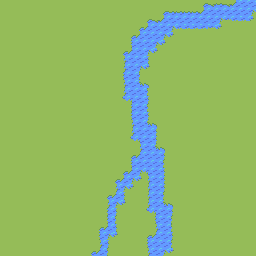

Below is a game level as drawn by its tile map, then a one-line description and the .tmx file that defines it, in full:
An orthogonal 32x32 tile map with 8x8 px tiles, 1 tile layer (Tile Layer 1).

<map version="1.0" tiledversion="2017.09.13" orientation="orthogonal" renderorder="right-down" width="32" height="32" tilewidth="8" tileheight="8" infinite="0" nextobjectid="1">
 <tileset firstgid="1" source="tilesheet_1.tsx" />
 <layer name="Tile Layer 1" width="32" height="32">
  <data encoding="csv">
69,69,69,69,69,69,69,69,69,69,69,69,69,69,69,69,69,69,69,69,69,69,69,69,69,193,139,194,139,140,258,258,
69,69,69,69,69,69,69,69,69,69,69,69,69,69,69,69,69,69,69,69,193,194,194,194,194,140,258,258,258,258,258,10,
69,69,69,69,69,69,69,69,69,69,69,69,69,69,69,69,69,69,193,139,140,258,258,258,258,258,258,10,11,322,322,323,
69,69,69,69,69,69,69,69,69,69,69,69,69,69,69,69,69,193,140,258,258,10,322,322,322,322,11,323,69,69,69,69,
69,69,69,69,69,69,69,69,69,69,69,69,69,69,69,69,193,140,258,258,10,323,69,69,69,69,69,69,69,69,69,69,
69,69,69,69,69,69,69,69,69,69,69,69,69,69,69,69,257,258,258,10,323,69,69,69,69,69,69,69,69,69,69,69,
69,69,69,69,69,69,69,69,69,69,69,69,69,69,69,193,140,258,10,323,69,69,69,69,69,69,69,69,69,69,69,69,
69,69,69,69,69,69,69,69,69,69,69,69,69,69,69,76,258,258,259,69,69,69,69,69,69,69,69,69,69,69,69,69,
69,69,69,69,69,69,69,69,69,69,69,69,69,69,69,76,258,10,323,69,69,69,69,69,69,69,69,69,69,69,69,69,
69,69,69,69,69,69,69,69,69,69,69,69,69,69,69,257,258,74,69,69,69,69,69,69,69,69,69,69,69,69,69,69,
69,69,69,69,69,69,69,69,69,69,69,69,69,69,69,76,258,138,195,69,69,69,69,69,69,69,69,69,69,69,69,69,
69,69,69,69,69,69,69,69,69,69,69,69,69,69,69,76,258,258,74,69,69,69,69,69,69,69,69,69,69,69,69,69,
69,69,69,69,69,69,69,69,69,69,69,69,69,69,69,321,12,258,259,69,69,69,69,69,69,69,69,69,69,69,69,69,
69,69,69,69,69,69,69,69,69,69,69,69,69,69,69,69,257,258,74,69,69,69,69,69,69,69,69,69,69,69,69,69,
69,69,69,69,69,69,69,69,69,69,69,69,69,69,69,69,257,258,259,69,69,69,69,69,69,69,69,69,69,69,69,69,
69,69,69,69,69,69,69,69,69,69,69,69,69,69,69,69,76,258,138,195,69,69,69,69,69,69,69,69,69,69,69,69,
69,69,69,69,69,69,69,69,69,69,69,69,69,69,69,69,76,258,258,259,69,69,69,69,69,69,69,69,69,69,69,69,
69,69,69,69,69,69,69,69,69,69,69,69,69,69,69,69,321,12,258,259,69,69,69,69,69,69,69,69,69,69,69,69,
69,69,69,69,69,69,69,69,69,69,69,69,69,69,69,69,69,76,258,138,195,69,69,69,69,69,69,69,69,69,69,69,
69,69,69,69,69,69,69,69,69,69,69,69,69,69,69,69,193,140,258,258,259,69,69,69,69,69,69,69,69,69,69,69,
69,69,69,69,69,69,69,69,69,69,69,69,69,69,69,69,257,258,258,258,74,69,69,69,69,69,69,69,69,69,69,69,
69,69,69,69,69,69,69,69,69,69,69,69,69,69,69,193,140,10,12,258,259,69,69,69,69,69,69,69,69,69,69,69,
69,69,69,69,69,69,69,69,69,69,69,69,69,69,193,140,10,323,76,258,259,69,69,69,69,69,69,69,69,69,69,69,
69,69,69,69,69,69,69,69,69,69,69,69,69,69,76,10,323,69,76,258,259,69,69,69,69,69,69,69,69,69,69,69,
69,69,69,69,69,69,69,69,69,69,69,69,69,193,140,259,69,69,76,258,74,69,69,69,69,69,69,69,69,69,69,69,
69,69,69,69,69,69,69,69,69,69,69,69,69,76,10,323,69,69,76,258,138,195,69,69,69,69,69,69,69,69,69,69,
69,69,69,69,69,69,69,69,69,69,69,69,69,257,259,69,69,69,321,12,258,259,69,69,69,69,69,69,69,69,69,69,
69,69,69,69,69,69,69,69,69,69,69,69,69,257,74,69,69,69,69,257,258,74,69,69,69,69,69,69,69,69,69,69,
69,69,69,69,69,69,69,69,69,69,69,69,193,140,259,69,69,69,69,76,258,74,69,69,69,69,69,69,69,69,69,69,
69,69,69,69,69,69,69,69,69,69,69,69,257,10,323,69,69,69,193,140,258,259,69,69,69,69,69,69,69,69,69,69,
69,69,69,69,69,69,69,69,69,69,69,69,76,259,69,69,69,69,257,258,258,74,69,69,69,69,69,69,69,69,69,69,
69,69,69,69,69,69,69,69,69,69,69,193,140,74,69,69,69,69,76,258,10,323,69,69,69,69,69,69,69,69,69,69
</data>
 </layer>
</map>